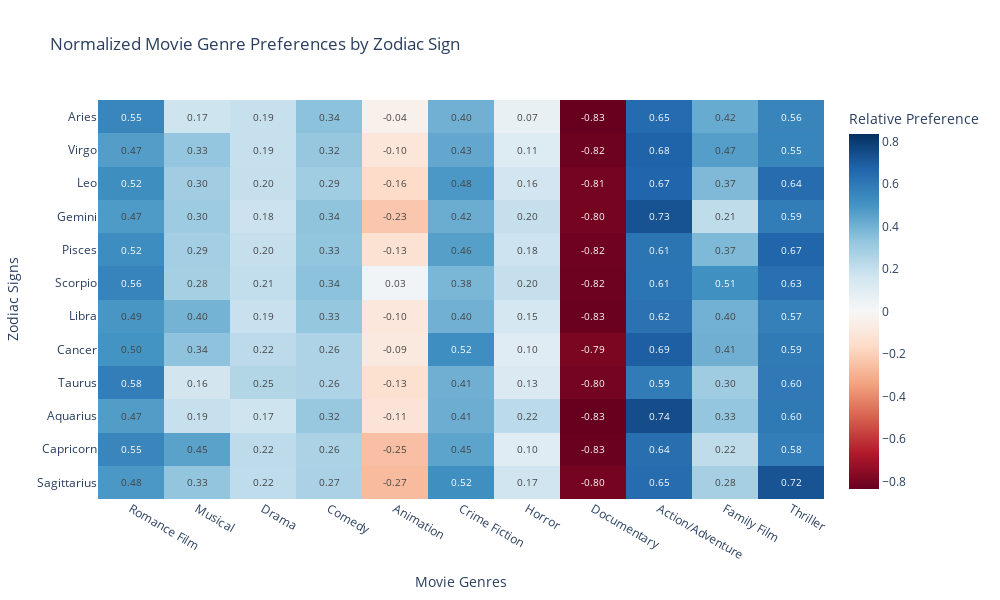

The notebook cell this image was saved under:
### Markdown cell above
###### 1. **Raw Preferences**: 
- Drama consistently shows high preference (48-52%) across all signs
- Action/Adventure shows notable variation (35-39%)
- Documentary remains consistently low (1.1-1.4%)

### Code cell
# 13. Preference heatmap after baseline correction
normalized_pref_heatmap = create_normalized_preference_heatmap(pref_df.values, base_rates, genres, zodiac_signs)
normalized_pref_heatmap.show()

### Figure 1 — Plotly figure (JSON) as saved in the notebook; plotly's stock layout.template omitted (floating-point values rounded to 4 significant figures; data arrays with more than 128 entries replaced by an {"elided": "..."} marker saying what was removed)
{"data": [{"colorbar": {"title": {"text": "Relative Preference"}}, "colorscale": [[0, "rgb(103,0,31)"], [0.1, "rgb(178,24,43)"], [0.2, "rgb(214,96,77)"], [0.3, "rgb(244,165,130)"], [0.4, "rgb(253,219,199)"], [0.5, "rgb(247,247,247)"], [0.6, "rgb(209,229,240)"], [0.7, "rgb(146,197,222)"], [0.8, "rgb(67,147,195)"], [0.9, "rgb(33,102,172)"], [1, "rgb(5,48,97)"]], "text": {"elided": "12x11 str values"}, "textfont": {"size": 10}, "texttemplate": "%{text}", "type": "heatmap", "x": ["Romance Film", "Musical", "Drama", "Comedy", "Animation", "Crime Fiction", "Horror", "Documentary", "Action/Adventure", "Family Film", "Thriller"], "y": ["Sagittarius", "Capricorn", "Aquarius", "Taurus", "Cancer", "Libra", "Scorpio", "Pisces", "Gemini", "Leo", "Virgo", "Aries"], "z": {"elided": "12x11 float values"}, "zmid": 0}], "layout": {"height": 600, "title": {"text": "Normalized Movie Genre Preferences by Zodiac Sign"}, "width": 1000, "xaxis": {"title": {"text": "Movie Genres"}}, "yaxis": {"title": {"text": "Zodiac Signs"}}}}
